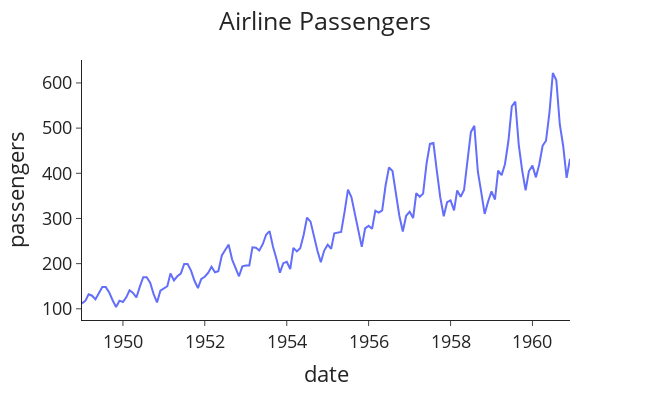

Notebook source saved alongside this figure:
### Code cell
# Plot the airline passenger data
plotting(title='Airline Passengers', 
         data=data, 
         x='month',
         y='passengers', 
         x_label='date', 
         y_label='passengers')

### Figure 1 — Plotly figure (JSON) as saved in the notebook; plotly's stock layout.template omitted (floating-point values rounded to 4 significant figures; data arrays with more than 128 entries replaced by an {"elided": "..."} marker saying what was removed)
{"data": [{"hovertemplate": "date=%{x}<br>passengers=%{y}<extra></extra>", "legendgroup": "", "line": {"color": "#636efa", "dash": "solid"}, "marker": {"symbol": "circle"}, "mode": "lines", "name": "", "orientation": "v", "showlegend": false, "type": "scatter", "x": {"elided": "144 str values"}, "xaxis": "x", "y": {"elided": "144 int values"}, "yaxis": "y"}], "layout": {"font": {"size": 18}, "height": 400, "legend": {"tracegroupgap": 0}, "margin": {"t": 60}, "title": {"text": "Airline Passengers", "x": 0.5}, "width": 650, "xaxis": {"anchor": "y", "domain": [0, 1], "title": {"text": "date"}}, "yaxis": {"anchor": "x", "domain": [0, 1], "title": {"text": "passengers"}}}}
